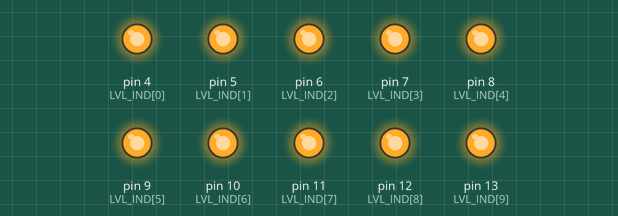
Simulated run of this sketch. Board: Arduino Uno, built with avr-gcc and run on an emulated ATmega328P. On the bench: output pins drawn as LEDs (lit = HIGH).

Above: at 0.3 s.
At 2.9 s:
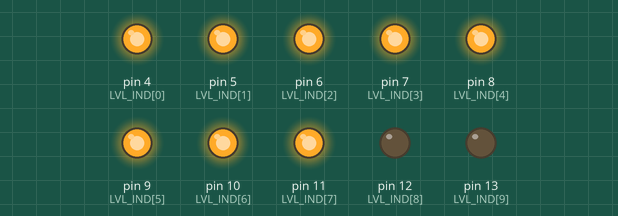
At 5.5 s:
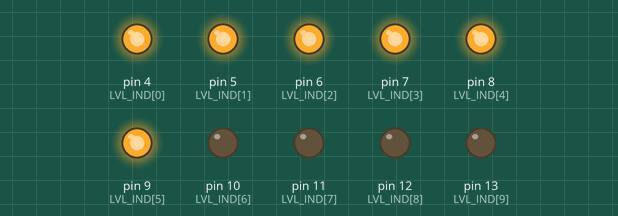
At 8.1 s:
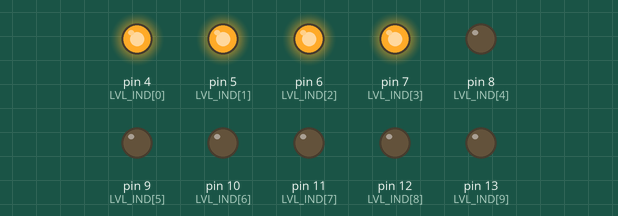
At 10.7 s:
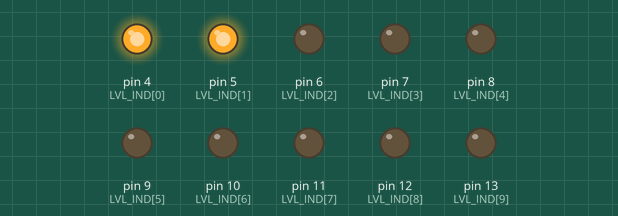
At 17.2 s:
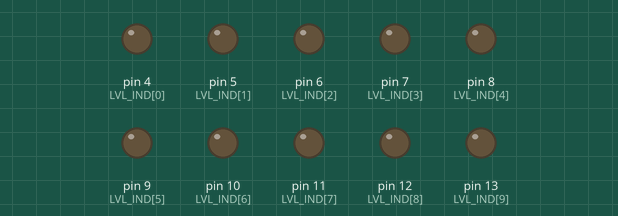
Timing chart, 0 to 20.3 s (numbered marks = the images above):
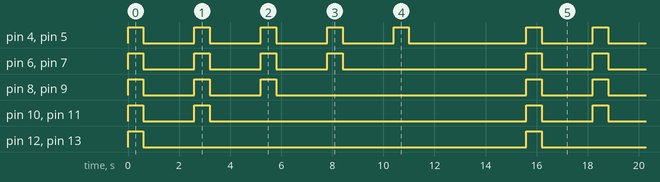

Measured:
- by itself, pin 4 (LVL_IND[0]), pin 5 (LVL_IND[1]): repeats every 15.6 s: 4 × (LOW 2.0 s, HIGH 0.60 s), LOW 4.6 s, HIGH 0.60 s
- by itself, pin 6 (LVL_IND[2]), pin 7 (LVL_IND[3]): repeats every 15.6 s: 3 × (LOW 2.0 s, HIGH 0.60 s), LOW 7.2 s, HIGH 0.60 s
- by itself, pin 8 (LVL_IND[4]), pin 9 (LVL_IND[5]): repeats every 15.6 s: 2 × (LOW 2.0 s, HIGH 0.60 s), LOW 9.8 s, HIGH 0.60 s
- by itself, pin 10 (LVL_IND[6]), pin 11 (LVL_IND[7]): repeats every 15.6 s: LOW 2.0 s, HIGH 0.60 s, LOW 12.4 s, HIGH 0.60 s
- by itself, pin 12 (LVL_IND[8]), pin 13 (LVL_IND[9]): alternates HIGH for 0.60 s and LOW for 15.0 s

The sketch:

PSIR_1_2.ino
```cpp
/*ЗАВДАННЯ
Елемент виведення: Індикатор рівня
Сигнали: 100%; 80%; …; 0%.
Тривалість: по 600 мс, пауза 2 с.*/

const int LVL_IND[] = {4, 5, 6, 7, 8, 9, 10, 11, 12, 13}; //піни для LED
const int IND_SIZE = 10; //к-ть LED, що використовуються для індикатора
const int DISPLAY_TIME = 600;
const int PAUSE_TIME = 2000;


void setup() {
  for (int i = 0; i < IND_SIZE; i++) {
    pinMode(LVL_IND[i], OUTPUT);
  }
}

void loop() {
  for (int p = 100; p >= 0; p -= 20) {
    displayLevel(p);
    delay(DISPLAY_TIME);
    turnOffIndicator();
    delay(PAUSE_TIME);
  }
}


void displayLevel(int percent) {
  for (int i = 0; i < IND_SIZE; i++) {
    if (i + 1 <= percent * IND_SIZE / 100) {
      digitalWrite(LVL_IND[i], HIGH);
    }
  }
}
void turnOffIndicator() {
  for (int i = 0; i < IND_SIZE; i++) {
    digitalWrite(LVL_IND[i], LOW);
  }
}
```
